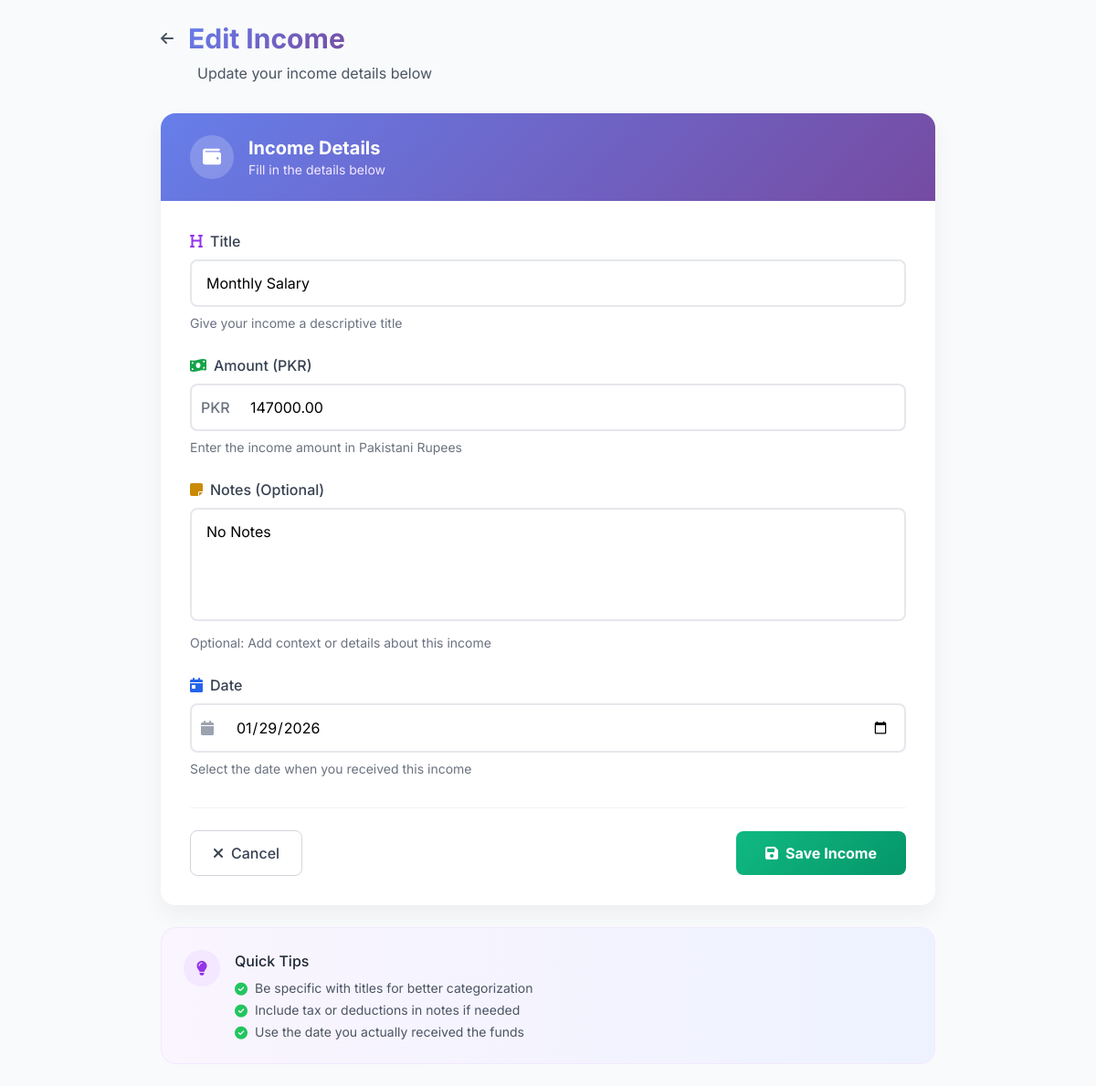
Screenshot of /income/edit/1/ (signed in) with the database file from the repository.
### accounts/models.py (models this page shows, shortened)
class Income(models.Model):
    user = models.ForeignKey(User, on_delete=models.CASCADE)
    title = models.CharField(max_length=200)
    amount = models.DecimalField(max_digits=10, decimal_places=2)
    notes = models.TextField(blank=True)
    date = models.DateField()

### accounts/views.py (the view, shortened to what this page needs)
# urls.py: path('income/edit/<int:id>/', views.income_edit, name='income_edit'),
def income_edit(request, id):
    user = current_user(request)
    income = get_object_or_404(Income, id=id, user=user)
    return render(request, 'income/income_form.html', {'income': income})

### accounts/views.py (called while the page is built)
def current_user(request):
    uid = request.session.get('user_id')
    if not uid:
        return None
    return User.objects.get(id=uid)

### accounts/templates/income/income_form.html (shortened to what this page needs)
<!DOCTYPE html>
<html lang="en">
<head>
    <script src="https://cdn.tailwindcss.com"></script>
    <link rel="stylesheet" href="https://cdnjs.cloudflare.com/ajax/libs/font-awesome/6.4.0/css/all.min.css">
</head>
<body class="bg-gray-50 min-h-screen">
    <div class="max-w-4xl mx-auto p-6">
        <div class="mb-8 fade-in">
            <div class="flex items-center mb-2">
                <a href="{% url 'dashboard' %}" class="text-gray-600 hover:text-purple-600 mr-4">
                    <i class="fas fa-arrow-left"></i>
                </a>
                <h1 class="text-3xl font-bold text-gray-800">
                    {% if income %}
                    <span class="gradient-text">Edit Income</span>
                    {% else %}
                    <span class="gradient-text">Add New Income</span>
                    {% endif %}
                </h1>
            </div>
            <p class="text-gray-600 ml-10">
                {% if income %}
                Update your income details below
                {% else %}
                Record a new income transaction
                {% endif %}
            </p>
        </div>
        <div class="bg-white rounded-2xl card-shadow overflow-hidden fade-in" style="animation-delay: 0.1s;">
            <div class="gradient-bg px-8 py-6">
                <div class="flex items-center">
                    <div class="w-12 h-12 rounded-full bg-white bg-opacity-20 flex items-center justify-center mr-4">
                        <i class="fas fa-wallet text-white text-xl"></i>
                    </div>
                    <div>
                        <h2 class="text-xl font-bold text-white">Income Details</h2>
                        <p class="text-purple-100 text-sm">Fill in the details below</p>
                    </div>
                </div>
            </div>
            <div class="p-8">
                <form method="POST" id="incomeForm">
                    <div class="mb-6">
                        <label class="form-label flex items-center">
                            <i class="fas fa-heading text-purple-600 mr-2"></i>
                            Title
                        </label>
                        <input
                            type="text"
                            name="title"
                            placeholder="Enter income title (e.g., Salary, Freelance, Bonus)"
                            value="{{ income.title|default:'' }}"
                            required
                            class="w-full px-4 py-3 rounded-lg form-input focus:outline-none"
                        >
                        <p class="text-gray-500 text-sm mt-2">Give your income a descriptive title</p>
                    </div>
                    <div class="mb-6">
                        <label class="form-label flex items-center">
                            <i class="fas fa-money-bill-wave text-green-600 mr-2"></i>
                            Amount (PKR)
                        </label>
                        <div class="relative">
                            <div class="absolute inset-y-0 left-0 pl-3 flex items-center pointer-events-none">
                                <span class="text-gray-500 font-medium">PKR</span>
                            </div>
                            <input
                                type="number"
                                name="amount"
                                step="0.01"
                                placeholder="0.00"
                                value="{{ income.amount|default:'' }}"
                                required
                                class="w-full px-4 py-3 pl-16 rounded-lg form-input focus:outline-none"
                            >
                        </div>
                        <p class="text-gray-500 text-sm mt-2">Enter the income amount in Pakistani Rupees</p>
                    </div>
                    <div class="mb-6">
                        <label class="form-label flex items-center">
                            <i class="fas fa-sticky-note text-yellow-600 mr-2"></i>
                            Notes (Optional)
                        </label>
                        <textarea
                            name="notes"
                            placeholder="Add any additional notes or details about this income..."
                            rows="4"
                            class="w-full px-4 py-3 rounded-lg form-input focus:outline-none resize-none"
                        >{{ income.notes|default:'' }}</textarea>
                        <p class="text-gray-500 text-sm mt-2">Optional: Add context or details about this income</p>
                    </div>
                    <div class="mb-8">
                        <label class="form-label flex items-center">
                            <i class="fas fa-calendar-day text-blue-600 mr-2"></i>
                            Date
                        </label>
                        <div class="relative">
                            <div class="absolute inset-y-0 left-0 pl-3 flex items-center pointer-events-none">
                            </div>
                            <input
                                name="date"
                                type="date"
                                value="{{ income.date|date:'Y-m-d' }}"
                                required
                                class="w-full px-4 py-3 pl-12 rounded-lg form-input focus:outline-none"
                            >
                        </div>
                        <p class="text-gray-500 text-sm mt-2">Select the date when you received this income</p>
                    </div>
                    <div class="flex items-center justify-between pt-6 border-t border-gray-100">
                        <a href="{% url 'dashboard' %}" class="px-6 py-3 border border-gray-300 rounded-lg font-medium text-gray-700 hover:bg-gray-50 transition duration-300 flex items-center">
                            <i class="fas fa-times mr-2"></i>
                            Cancel
                        </a>
                        <button
                            type="submit"
                            class="success-bg text-white px-8 py-3 rounded-lg font-bold hover:shadow-lg transition duration-300 flex items-center"
                        >
                            <i class="fas fa-save mr-2"></i>
                            Save Income
                        </button>
                    </div>
                </form>
            </div>
        </div>
        <div class="mt-6 bg-gradient-to-r from-purple-50 to-indigo-50 border border-purple-100 rounded-2xl p-6 fade-in" style="animation-delay: 0.2s;">
            <div class="flex items-start">
                <div class="w-10 h-10 rounded-full bg-purple-100 flex items-center justify-center mr-4 flex-shrink-0">
                    <i class="fas fa-lightbulb text-purple-600"></i>
                </div>
                <div>
                    <h3 class="font-medium text-gray-800 mb-2">Quick Tips</h3>
                    <ul class="text-gray-600 space-y-1 text-sm">
                        <li class="flex items-start">
                            <i class="fas fa-check-circle text-green-500 mr-2 mt-1 flex-shrink-0"></i>
                            <span>Be specific with titles for better categorization</span>
                        </li>
                        <li class="flex items-start">
                            <i class="fas fa-check-circle text-green-500 mr-2 mt-1 flex-shrink-0"></i>
                            <span>Include tax or deductions in notes if needed</span>
                        </li>
                        <li class="flex items-start">
                            <i class="fas fa-check-circle text-green-500 mr-2 mt-1 flex-shrink-0"></i>
                            <span>Use the date you actually received the funds</span>
                        </li>
                    </ul>
                </div>
            </div>
        </div>
    </div>
</body>
</html>

### accounts/templates/income/income_form.html (style rules this page uses)
* { font-family: 'Inter', sans-serif; }
.gradient-bg { background: linear-gradient(135deg, #667eea 0%, #764ba2 100%); }
.gradient-text { background: linear-gradient(135deg, #667eea 0%, #764ba2 100%); -webkit-background-clip: text; -webkit-text-fill-color: transparent; background-clip: text; }
.form-input { transition: all 0.3s ease; border: 2px solid #e5e7eb; }
.form-label { display: block; font-weight: 500; color: #374151; margin-bottom: 0.5rem; }
.card-shadow { box-shadow: 0 10px 25px rgba(0, 0, 0, 0.05); }
.fade-in { animation: fadeIn 0.5s ease-out; }
.success-bg { background: linear-gradient(135deg, #10b981 0%, #059669 100%); }

### rows the page displays
Income: title "Monthly Salary", amount "147000.00", notes "No Notes", date "01/29/2026"
